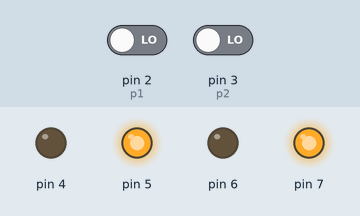
Simulated run of this sketch. Board: Arduino Uno, built with avr-gcc and run on an emulated ATmega328P. Shown: output pins drawn as LEDs (lit = HIGH). Dashed ring = blinking. The test bench sets the inputs (shaded band); at power-on: pin 2 (p1) LOW, pin 3 (p2) LOW.

Above: at 1.2 s.
1.3 s: pin 2 (p1) driven HIGH and pin 3 (p2) driven HIGH
At 2.7 s:
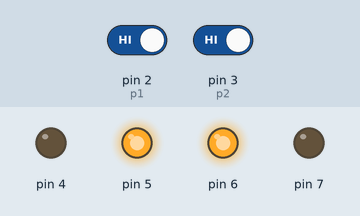
3.1 s: pin 3 (p2) driven LOW
At 3.9 s:
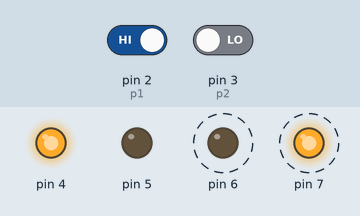
10.1 s: pin 3 (p2) driven HIGH
At 10.5 s:
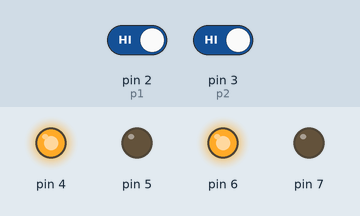
12.1 s: pin 2 (p1) driven LOW
At 12.9 s:
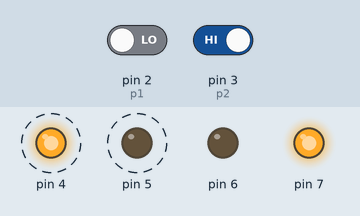
Timing chart, 0 to 18.6 s (numbered marks = the images above; inputs shaded):
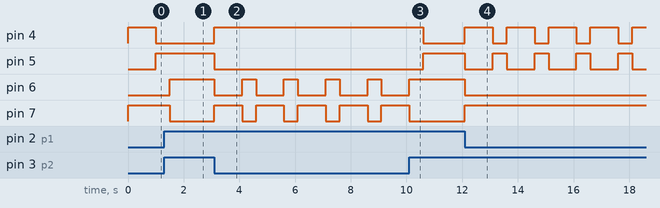

The sketch:

RobotMobile.ino
```cpp
#define p1 2
#define p2 3
#define led1 4
#define led2 5
#define led3 6
#define led4 7
#define p1Pressed !(PIND&1<<p1)
#define p2Pressed !(PIND&1<<p2)

void recule(){
  PORTD = 0b10010000;
    //Serial.println("recule");
  }

void avance(){
  PORTD = 0b01100000;
  //Serial.println("avance");
}

void tourneDroite(){
  PORTD = 0b01010000;
    //Serial.println("tourneDroite");
}

void tourneGauche(){
  PORTD = 0b10100000;
    //Serial.println("tourneGauche");
}

void setup() {
  // put your setup code here, to run on.ce:
  DDRD |= 0b11110000;
  PORTD |= 1<<p1;
  PORTD |= 1<<p2;
  //Serial.begin(9600);
}

void loop(){
  // put your main code here, to run repeatedly:
   if(!p1Pressed && !p2Pressed){ avance();}
    else{
      if(p1Pressed){ recule(); delay(1000); tourneGauche(); delay(500);
    //Serial.println("P1 à gauche");
  }
      if(p2Pressed){ recule(); delay(1000); tourneDroite(); delay(500);
  //  Serial.println("P2 à droite");
  }

   }
}
```

Measured:
- after the input at 1.3 s, pin 4: stays LOW (without the input it goes to HIGH after 0.20 s); pin 5: stays HIGH (without the input it goes to LOW after 0.20 s)
- after the input at 3.1 s, pin 4: LOW → HIGH at once; pin 5: HIGH → LOW at once; pin 6: alternates HIGH for 0.50 s and LOW for 1.0 s, starting at once; pin 7: alternates HIGH for 1.0 s and LOW for 0.50 s, starting at once
- after the input at 10.1 s, pin 4: HIGH → LOW after 0.50 s; pin 5: LOW → HIGH after 0.50 s; pin 6: goes on until 10.1 s, then stays HIGH; pin 7: goes on until 10.1 s, then stays LOW
- after the input at 12.1 s, pin 4: alternates HIGH for 1.0 s and LOW for 0.50 s, starting at once; pin 5: alternates HIGH for 0.50 s and LOW for 1.0 s, starting at once; pin 6: HIGH → LOW at once; pin 7: LOW → HIGH at once
